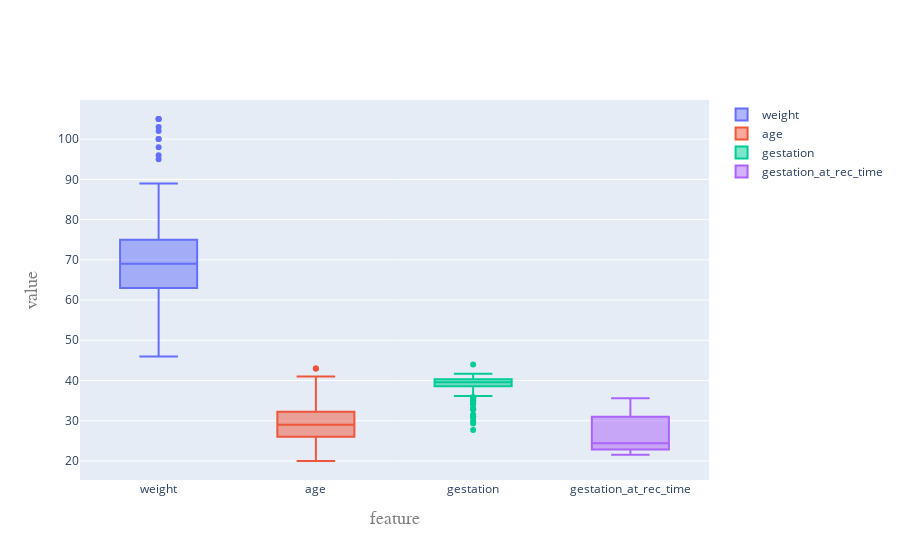

Source (notebook cell):
### Code cell
plot_multiple_boxplots(df_static_information, ['weight', 'age', 'gestation', 'gestation_at_rec_time'])

### Figure 1 — Plotly figure (JSON) as saved in the notebook; plotly's stock layout.template omitted (floating-point values rounded to 4 significant figures; data arrays with more than 128 entries replaced by an {"elided": "..."} marker saying what was removed)
{"data": [{"name": "weight", "type": "box", "y": {"elided": "300 int values"}}, {"name": "age", "type": "box", "y": {"elided": "300 int values"}}, {"name": "gestation", "type": "box", "y": {"elided": "300 float values"}}, {"name": "gestation_at_rec_time", "type": "box", "y": {"elided": "300 float values"}}], "layout": {"xaxis": {"title": {"font": {"color": "#7f7f7f", "family": "Courier New, monospace", "size": 18}, "text": "feature"}}, "yaxis": {"title": {"font": {"color": "#7f7f7f", "family": "Courier New, monospace", "size": 18}, "text": "value"}}}}
